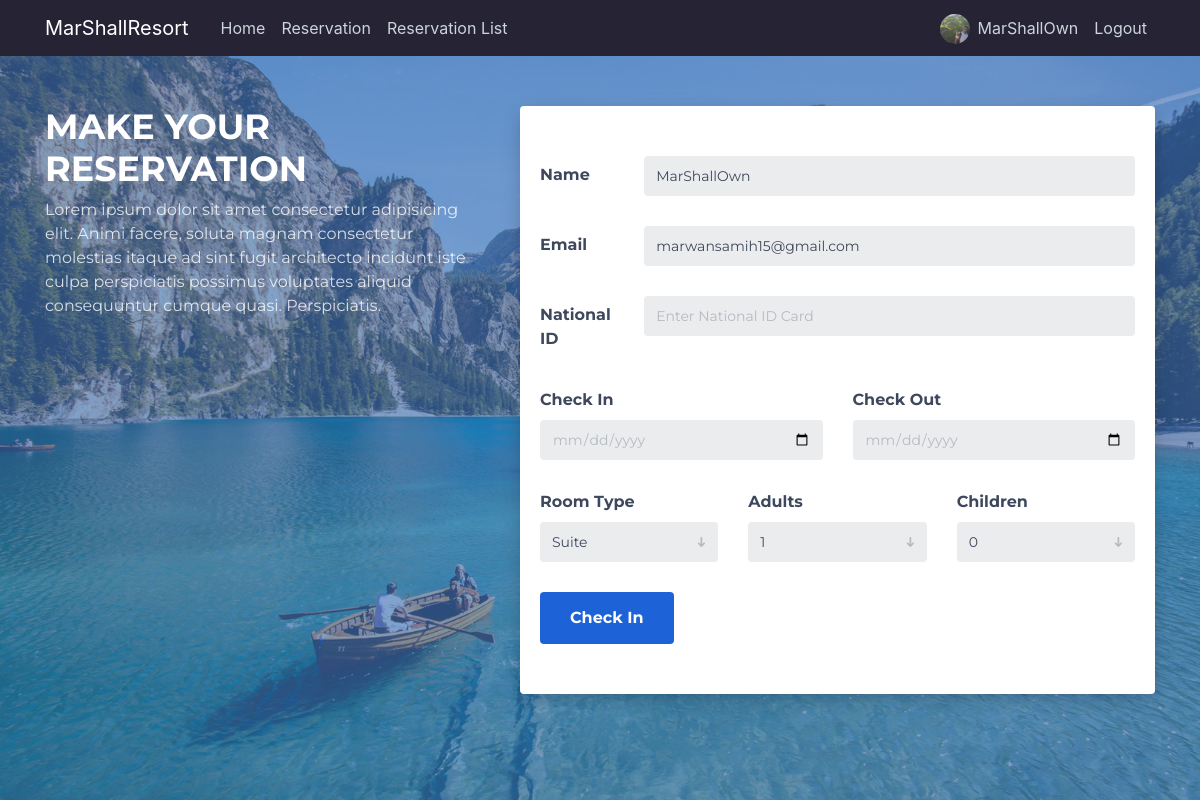
The page /reservation (signed in) on the database its author committed.
### app/models.py (models this page shows, shortened)
class User(db.Model, UserMixin):
    id = db.Column(db.Integer,primary_key=True)
    username = db.Column(db.String(20), unique=True, nullable=False)
    email = db.Column(db.String(120), unique=True, nullable=False)
    image_file = db.Column(db.String(20), nullable=False, default='default.jpg')
    password = db.Column(db.String(60), nullable=False)
    role = db.Column(db.String(50))
    reservations = db.relationship('Reservation', backref='user',lazy=True)

### app/routes.py (the view)
@app.route('/reservation', methods=['GET', 'POST'])
@app.route('/reservation/<room>', methods=['GET', 'POST'])
@login_required
def reservation(room = None):
    form = ReservationForm()
    form.room.choices = getavailable()
    if form.validate_on_submit():
        room = Room.query.filter_by(rname=form.room.data).first()
        reserve = Reservation(name=form.name.data, email=form.email.data, room=form.room.data, adults=form.adults.data, children=form.children.data, checkin=form.checkin.data, checkout=form.checkout.data, user=current_user)
        if form.NationalID.data:
            reserve.gender = male_or_female(int(form.NationalID.data))
            reserve.birthdate = Date_from_ID(int(form.NationalID.data))
            reserve.NationalID = form.NationalID.data
        room.number -= 1
        db.session.add(reserve)
        db.session.commit()
        flash('Your Reservation is Succesfull','success')
        return redirect(url_for('home'))
    elif request.method == 'GET' and current_user.is_authenticated :
        form.name.data = current_user.username
        form.email.data = current_user.email
    if room:
        form.room.data = room
    return render_template('reservation.html', form=form)

### app/forms.py (shortened to what this page needs)
class ReservationForm(FlaskForm):
    name = StringField('Name', validators=[DataRequired()])
    email = StringField('Email', validators=[DataRequired()])
    NationalID = StringField('National ID')
    room = SelectField('Room Type')
    adults = SelectField('Adults', choices=[ ('one', 1), ('two', 2), ('three', 3) ])
    children = SelectField('Children', choices=[ ('zero', 0), ('one', 1), ('two', 2) ])
    checkin = DateField('Check In',format='%Y-%m-%d', validators=[DataRequired()])
    checkout = DateField('Check Out', format='%Y-%m-%d', validators=[DataRequired()])
    submit = SubmitField('Check In')

### app/models.py (called while the page is built)
@login_manager.user_loader
def load_user(user_id):
    return User.query.get(int(user_id))

### app/routes.py (called while the page is built)
def getavailable():
    choices=[ ('suite', 'Suite'), ('family', 'Family'), ('deluxe', 'Deluxe'), ('classic', 'Classic'), ('superior', 'Superior'), ('luxury', 'Luxury') ]
    rooms = Room.query.filter_by(number = 0).all()
    for room in rooms:
        del choices[room.id-1]
    return choices

### app/templates/reservation.html (shortened to what this page needs)
{%extends "layout.html" %}
{% block reserve %}
<div id="booking" class="section">
		<div class="section-center">
			<div class="container">
				<div class="row">
					<div class="col-md-5 col-md-push-5">
						<div class="booking-cta">
							<h1>Make your reservation</h1>
 							 <p>Lorem ipsum dolor sit amet consectetur adipisicing elit. Animi facere, soluta magnam consectetur molestias itaque
								ad sint fugit architecto incidunt iste culpa perspiciatis possimus voluptates aliquid consequuntur cumque quasi.
								Perspiciatis.
							</p>
						</div>
					</div>
					<div style='height:10%;' class="col-md-7 col-md-pull-7">
							<div class="booking-form">
								<form method="POST" action="">
									<div class="form-group row">
											{{form.name.label(class="col-sm-2 col-form-label")}}
											<div class="col-sm-10">
												{% if form.name.errors %}
												{{form.name(class="form-control is-invalid", placeholder="Enter Name")}}
												<div class="invalid-feedback">
														{% for error in form.name.errors %}
														<span>{{error}}</span>
														{% endfor %}
													</div>
												{% else %}
												{{ form.name(class="form-control", placeholder="Enter Name") }}
												{% endif %}
											</div>
									</div>
									<div class="form-group row">
											{{form.email.label(class="col-sm-2 col-form-label")}}
												<div class="col-sm-10">
												{% if form.email.errors %}
													{{form.email(class="form-control is-invalid", placeholder="Enter E-mail")}}
														<div class="invalid-feedback">
															{% for error in form.email.errors %}
																<span>{{error}}</span>
															{% endfor %}
														</div>
												{% else %}
													{{ form.email(class="form-control", placeholder="Enter E-mail") }}
												{% endif %}
												</div>
										</div>
									<div class="form-group row">
											{{form.NationalID.label(class="col-sm-2 col-form-label")}}
												<div class="col-sm-10">
												{% if form.NationalID.errors %}
													{{form.NationalID(class="form-control is-invalid", placeholder="Enter National ID Card")}}
														<div class="invalid-feedback">
															{% for error in form.NationalID.errors %}
																<span>{{error}}</span>
															{% endfor %}
														</div>
												{% else %}
													{{ form.NationalID(class="form-control", placeholder="Enter National ID Card") }}
												{% endif %}
												</div>
									</div>
									<div class="row">
										<div class="col-sm-6">
											<div class="form-group">
												{{form.checkin.label(class="form-label")}}
												{% if form.checkin.errors %}
												{{form.checkin(class="form-control is-invalid", type="date")}}
												<div class="invalid-feedback">
														{% for error in form.checkin.errors %}
														<span>{{error}}</span>
														{% endfor %}
													</div>
												{% else %}
												{{ form.checkin(class="form-control", type="date") }}
												{% endif %}
											</div>
										</div>
										<div class="col-sm-6">
												<div class="form-group">
													{{form.checkout.label(class="form-label")}}
													{% if form.checkout.errors %}
												{{form.checkout(class="form-control is-invalid", type="date")}}
												<div class="invalid-feedback">
														{% for error in form.checkout.errors %}
														<span>{{error}}</span>
														{% endfor %}
													</div>
												{% else %}
												{{ form.checkout(class="form-control", type="date") }}
												{% endif %}
												</div>
											</div>
									</div>
									<div class="row">
											<div class="col-sm-4">
												<div class="form-group">
													{{form.room.label(class="form-label")}}
 													{{form.room(class="form-control")}}
												</div>
											</div>
											<div class="col-sm-4">
												<div class="form-group">
													{{form.adults.label(class="form-label")}}
													{{form.adults(class="form-control")}}
												</div>
											</div>
											<div class="col-sm-4">
												<div class="form-group">
													{{form.children.label(class="form-label")}}
													{{form.children(class="form-control")}}
												</div>
											</div>
										</div>
										<div class="form-btn">
											{{ form.submit(class="submit-btn") }}
										</div>
							</form>
						</div>
					</div>
				</div>
			</div>
		</div>
    </div>
{% endblock %}

### app/templates/layout.html (shortened to what this page needs)
<!DOCTYPE html>
<html lang="en">
<head>
    <link rel="stylesheet" href="https://stackpath.bootstrapcdn.com/bootstrap/4.3.1/css/bootstrap.min.css">
    <link type="text/css" rel="stylesheet" href=" {{url_for('static', filename='main.css')}} " />
</head>
<body>
        <header class="site-header">
                <nav class="navbar navbar-expand-md navbar-dark bg-steel fixed-top">
                    <div class="container">
                    <a class="navbar-brand mr-4" href="{{url_for('home')}}">MarShallResort</a>
                    <div class="collapse navbar-collapse" id="navbarToggle">
                        <div class="navbar-nav mr-auto">
                        <a class="nav-item nav-link" href="{{url_for('home')}}">Home</a>
                        <a class="nav-item nav-link" href="{{url_for('reservation')}}">Reservation</a>
                        {% if current_user.is_authenticated and current_user.role == 'Admin' %}
                        <a class="nav-item nav-link" href="{{url_for('reservation_list')}}">Reservation List</a>
                        {% endif %}
                        </div>
                        <div class="navbar-nav">
                            {% if current_user.is_authenticated %}
                            <div style='margin-right: 0vh;' class='row'>
                                <a href="{{url_for('account')}}" class='prof-img-a'><img style="margin:20% 2% 0 0; height: 30px; width:30px;" class="rounded-circle" src="{{ url_for('static', filename='profile_pics/' + current_user.image_file) }}"></a>
                                <a class="nav-item nav-link" href="{{url_for('account')}}">{{current_user.username}}</a>
                            </div>
                                <a class="nav-item nav-link" href="{{url_for('logout')}}">Logout</a>
                            {% else %}
                                <a class="nav-item nav-link" href="{{url_for('login')}}">Login</a>
                                <a class="nav-item nav-link" href="{{url_for('register')}}">Register</a>
                            {% endif %}
                        </div>
                    </div>
                    </div>
                </nav>
                </header>
                        {% block reserve %}{% endblock %}
</body>
</html>

### app/static/main.css (style rules this page uses)
body { background: #fafafa; color: #333333; margin-top: 5rem; }
h1, h2, h3, h4, h5, h6 { color: #444444; }
.bg-steel { background-color: #262335; }
.site-header .navbar-nav .nav-link { color: #cbd5db; }
.section { position: relative; height: 100vh; top: 0; }
.section .section-center { position: absolute; top: 50%; left: 0; right: 0; -webkit-transform: translateY(-50%); transform: translateY(-50%); }
#booking { font-family: 'Montserrat', sans-serif; position: absolute; background-image: url('../static/background_img/background.jpg'); background-size: cover; background-position: center; width: 100%; height: 100vh; }
#booking::before { content: ''; position: absolute; left: 0; right: 0; bottom: 0; top: 0; background: rgba(47, 103, 177, 0.6); }
.booking-form { background-color: #fff; padding: 50px 20px; -webkit-box-shadow: 0px 5px 20px -5px rgba(0, 0, 0, 0.3); box-shadow: 0px 5px 20px -5px rgba(0, 0, 0, 0.3); border-radius: 4px; }
.booking-form .form-group { position: relative; margin-bottom: 30px; }
.booking-form .form-control { background-color: #ebecee; border-radius: 4px; border: none; height: 40px; -webkit-box-shadow: none; box-shadow: none; color: #3e485c; font-size: 14px; }
.booking-form .form-control::placeholder { color: rgba(62, 72, 92, 0.3); }
.booking-form input[type="date"].form-control:invalid { color: rgba(62, 72, 92, 0.3); }
.booking-form select.form-control { -webkit-appearance: none; -moz-appearance: none; appearance: none; }
.booking-form .form-label { color: #3e485c; font-weight: 700; }
.booking-form .col-form-label { color: #3e485c; font-weight: 700; }
.booking-form .submit-btn { display: inline-block; color: #fff; background-color: #1e62d8; font-weight: 700; padding: 14px 30px; border-radius: 4px; border: none; -webkit-transition: 0.2s all; transition: 0.2s all; }
.booking-cta h1 { font-size: 35px; text-transform: uppercase; color: #fff; font-weight: 700; }
.booking-cta p { font-size: 16px; color: rgba(255, 255, 255, 0.8); }

### rows shown on the page
User: image_file (picture), username "MarShallOwn", email "marwansamih15@gmail.com"
